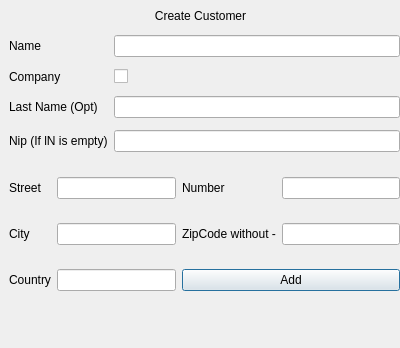
<?xml version="1.0" encoding="UTF-8"?>
<ui version="4.0">
 <class>CreateCustomerDialog</class>
 <widget class="QDialog" name="CreateCustomerDialog">
  <property name="geometry">
   <rect>
    <x>0</x>
    <y>0</y>
    <width>400</width>
    <height>348</height>
   </rect>
  </property>
  <property name="windowTitle">
   <string>Dialog</string>
  </property>
  <widget class="QWidget" name="verticalLayoutWidget">
   <property name="geometry">
    <rect>
     <x>0</x>
     <y>0</y>
     <width>401</width>
     <height>31</height>
    </rect>
   </property>
   <layout class="QVBoxLayout" name="verticalLayout">
    <item>
     <widget class="QLabel" name="label">
      <property name="text">
       <string>Create Customer</string>
      </property>
      <property name="alignment">
       <set>Qt::AlignCenter</set>
      </property>
     </widget>
    </item>
   </layout>
  </widget>
  <widget class="QWidget" name="gridLayoutWidget">
   <property name="geometry">
    <rect>
     <x>9</x>
     <y>29</y>
     <width>391</width>
     <height>131</height>
    </rect>
   </property>
   <layout class="QGridLayout" name="gridLayout">
    <item row="2" column="0">
     <widget class="QLabel" name="label_3">
      <property name="text">
       <string>Last Name (Opt)</string>
      </property>
     </widget>
    </item>
    <item row="0" column="0">
     <widget class="QLabel" name="label_2">
      <property name="text">
       <string>Name</string>
      </property>
     </widget>
    </item>
    <item row="3" column="0">
     <widget class="QLabel" name="label_4">
      <property name="text">
       <string>Nip (If lN is empty)</string>
      </property>
     </widget>
    </item>
    <item row="0" column="1">
     <widget class="QLineEdit" name="CstLblname"/>
    </item>
    <item row="3" column="1">
     <widget class="QLineEdit" name="CstLblNip">
      <property name="readOnly">
       <bool>true</bool>
      </property>
     </widget>
    </item>
    <item row="2" column="1">
     <widget class="QLineEdit" name="CstLblLastName"/>
    </item>
    <item row="1" column="1">
     <widget class="QCheckBox" name="chxCompany">
      <property name="text">
       <string/>
      </property>
     </widget>
    </item>
    <item row="1" column="0">
     <widget class="QLabel" name="label_9">
      <property name="text">
       <string>Company</string>
      </property>
     </widget>
    </item>
   </layout>
  </widget>
  <widget class="QWidget" name="gridLayoutWidget_2">
   <property name="geometry">
    <rect>
     <x>9</x>
     <y>159</y>
     <width>391</width>
     <height>151</height>
    </rect>
   </property>
   <layout class="QGridLayout" name="adrLayout">
    <item row="2" column="0">
     <widget class="QLabel" name="label_7">
      <property name="text">
       <string>Country</string>
      </property>
     </widget>
    </item>
    <item row="1" column="0">
     <widget class="QLabel" name="label_6">
      <property name="text">
       <string>City</string>
      </property>
     </widget>
    </item>
    <item row="1" column="1">
     <widget class="QLineEdit" name="AdrLblCity"/>
    </item>
    <item row="0" column="0">
     <widget class="QLabel" name="label_5">
      <property name="text">
       <string>Street</string>
      </property>
     </widget>
    </item>
    <item row="2" column="1">
     <widget class="QLineEdit" name="AdrLblCounty"/>
    </item>
    <item row="0" column="1">
     <widget class="QLineEdit" name="AdrLblStreet"/>
    </item>
    <item row="0" column="2">
     <widget class="QLabel" name="label_10">
      <property name="text">
       <string>Number</string>
      </property>
     </widget>
    </item>
    <item row="1" column="2">
     <widget class="QLabel" name="label_8">
      <property name="text">
       <string>ZipCode without -</string>
      </property>
     </widget>
    </item>
    <item row="0" column="3">
     <widget class="QLineEdit" name="AdrLblNumber"/>
    </item>
    <item row="1" column="3">
     <widget class="QLineEdit" name="AdrLblZipCode"/>
    </item>
    <item row="2" column="2" colspan="2">
     <widget class="QPushButton" name="BtnAdd">
      <property name="text">
       <string>Add</string>
      </property>
     </widget>
    </item>
   </layout>
  </widget>
  <widget class="QWidget" name="verticalLayoutWidget_2">
   <property name="geometry">
    <rect>
     <x>10</x>
     <y>310</y>
     <width>391</width>
     <height>31</height>
    </rect>
   </property>
   <layout class="QVBoxLayout" name="verticalLayout_2">
    <item>
     <widget class="QLabel" name="label_error">
      <property name="palette">
       <palette>
        <active>
         <colorrole role="WindowText">
          <brush brushstyle="SolidPattern">
           <color alpha="255">
            <red>255</red>
            <green>0</green>
            <blue>0</blue>
           </color>
          </brush>
         </colorrole>
         <colorrole role="Button">
          <brush brushstyle="SolidPattern">
           <color alpha="255">
            <red>240</red>
            <green>240</green>
            <blue>240</blue>
           </color>
          </brush>
         </colorrole>
         <colorrole role="Light">
          <brush brushstyle="SolidPattern">
           <color alpha="255">
            <red>255</red>
            <green>255</green>
            <blue>255</blue>
           </color>
          </brush>
         </colorrole>
         <colorrole role="Midlight">
          <brush brushstyle="SolidPattern">
           <color alpha="255">
            <red>227</red>
            <green>227</green>
            <blue>227</blue>
           </color>
          </brush>
         </colorrole>
         <colorrole role="Dark">
          <brush brushstyle="SolidPattern">
           <color alpha="255">
            <red>160</red>
            <green>160</green>
            <blue>160</blue>
           </color>
          </brush>
         </colorrole>
         <colorrole role="Mid">
          <brush brushstyle="SolidPattern">
           <color alpha="255">
            <red>160</red>
            <green>160</green>
            <blue>160</blue>
           </color>
          </brush>
         </colorrole>
         <colorrole role="Text">
          <brush brushstyle="SolidPattern">
           <color alpha="255">
            <red>255</red>
            <green>0</green>
            <blue>0</blue>
           </color>
          </brush>
         </colorrole>
         <colorrole role="BrightText">
          <brush brushstyle="SolidPattern">
           <color alpha="255">
            <red>255</red>
            <green>255</green>
            <blue>255</blue>
           </color>
          </brush>
         </colorrole>
         <colorrole role="ButtonText">
          <brush brushstyle="SolidPattern">
           <color alpha="255">
            <red>0</red>
            <green>0</green>
            <blue>0</blue>
           </color>
          </brush>
         </colorrole>
         <colorrole role="Base">
          <brush brushstyle="SolidPattern">
           <color alpha="255">
            <red>255</red>
            <green>255</green>
            <blue>255</blue>
           </color>
          </brush>
         </colorrole>
         <colorrole role="Window">
          <brush brushstyle="SolidPattern">
           <color alpha="255">
            <red>240</red>
            <green>240</green>
            <blue>240</blue>
           </color>
          </brush>
         </colorrole>
         <colorrole role="Shadow">
          <brush brushstyle="SolidPattern">
           <color alpha="255">
            <red>105</red>
            <green>105</green>
            <blue>105</blue>
           </color>
          </brush>
         </colorrole>
         <colorrole role="Highlight">
          <brush brushstyle="SolidPattern">
           <color alpha="255">
            <red>0</red>
            <green>120</green>
            <blue>215</blue>
           </color>
          </brush>
         </colorrole>
         <colorrole role="HighlightedText">
          <brush brushstyle="SolidPattern">
           <color alpha="255">
            <red>255</red>
            <green>255</green>
            <blue>255</blue>
           </color>
          </brush>
         </colorrole>
         <colorrole role="Link">
          <brush brushstyle="SolidPattern">
           <color alpha="255">
            <red>0</red>
            <green>0</green>
            <blue>255</blue>
           </color>
          </brush>
         </colorrole>
         <colorrole role="LinkVisited">
          <brush brushstyle="SolidPattern">
           <color alpha="255">
            <red>255</red>
            <green>0</green>
            <blue>255</blue>
           </color>
          </brush>
         </colorrole>
         <colorrole role="AlternateBase">
          <brush brushstyle="SolidPattern">
           <color alpha="255">
            <red>245</red>
            <green>245</green>
            <blue>245</blue>
           </color>
          </brush>
         </colorrole>
         <colorrole role="NoRole">
          <brush brushstyle="SolidPattern">
           <color alpha="255">
            <red>0</red>
            <green>0</green>
            <blue>0</blue>
           </color>
          </brush>
         </colorrole>
         <colorrole role="ToolTipBase">
          <brush brushstyle="SolidPattern">
           <color alpha="255">
            <red>255</red>
            <green>255</green>
            <blue>220</blue>
           </color>
          </brush>
         </colorrole>
         <colorrole role="ToolTipText">
          <brush brushstyle="SolidPattern">
           <color alpha="255">
            <red>0</red>
            <green>0</green>
            <blue>0</blue>
           </color>
          </brush>
         </colorrole>
         <colorrole role="PlaceholderText">
          <brush brushstyle="SolidPattern">
           <color alpha="128">
            <red>0</red>
            <green>0</green>
            <blue>0</blue>
           </color>
          </brush>
         </colorrole>
        </active>
        <inactive>
         <colorrole role="WindowText">
          <brush brushstyle="SolidPattern">
           <color alpha="255">
            <red>0</red>
            <green>0</green>
            <blue>0</blue>
           </color>
          </brush>
         </colorrole>
         <colorrole role="Button">
          <brush brushstyle="SolidPattern">
           <color alpha="255">
            <red>240</red>
            <green>240</green>
            <blue>240</blue>
           </color>
          </brush>
         </colorrole>
         <colorrole role="Light">
          <brush brushstyle="SolidPattern">
           <color alpha="255">
            <red>255</red>
            <green>255</green>
            <blue>255</blue>
           </color>
          </brush>
         </colorrole>
         <colorrole role="Midlight">
          <brush brushstyle="SolidPattern">
           <color alpha="255">
            <red>227</red>
            <green>227</green>
            <blue>227</blue>
           </color>
          </brush>
         </colorrole>
         <colorrole role="Dark">
          <brush brushstyle="SolidPattern">
           <color alpha="255">
            <red>160</red>
            <green>160</green>
            <blue>160</blue>
           </color>
          </brush>
         </colorrole>
         <colorrole role="Mid">
          <brush brushstyle="SolidPattern">
           <color alpha="255">
            <red>160</red>
            <green>160</green>
            <blue>160</blue>
           </color>
          </brush>
         </colorrole>
         <colorrole role="Text">
          <brush brushstyle="SolidPattern">
           <color alpha="255">
            <red>0</red>
            <green>0</green>
            <blue>0</blue>
           </color>
          </brush>
         </colorrole>
         <colorrole role="BrightText">
          <brush brushstyle="SolidPattern">
           <color alpha="255">
            <red>255</red>
            <green>255</green>
            <blue>255</blue>
           </color>
          </brush>
         </colorrole>
         <colorrole role="ButtonText">
          <brush brushstyle="SolidPattern">
           <color alpha="255">
            <red>0</red>
            <green>0</green>
            <blue>0</blue>
           </color>
          </brush>
         </colorrole>
         <colorrole role="Base">
          <brush brushstyle="SolidPattern">
           <color alpha="255">
            <red>255</red>
            <green>255</green>
            <blue>255</blue>
           </color>
          </brush>
         </colorrole>
         <colorrole role="Window">
          <brush brushstyle="SolidPattern">
           <color alpha="255">
            <red>240</red>
            <green>240</green>
            <blue>240</blue>
           </color>
          </brush>
         </colorrole>
         <colorrole role="Shadow">
          <brush brushstyle="SolidPattern">
           <color alpha="255">
            <red>105</red>
            <green>105</green>
            <blue>105</blue>
           </color>
          </brush>
         </colorrole>
         <colorrole role="Highlight">
          <brush brushstyle="SolidPattern">
           <color alpha="255">
            <red>240</red>
            <green>240</green>
            <blue>240</blue>
           </color>
          </brush>
         </colorrole>
         <colorrole role="HighlightedText">
          <brush brushstyle="SolidPattern">
           <color alpha="255">
            <red>0</red>
            <green>0</green>
            <blue>0</blue>
           </color>
          </brush>
         </colorrole>
         <colorrole role="Link">
          <brush brushstyle="SolidPattern">
           <color alpha="255">
            <red>0</red>
            <green>0</green>
            <blue>255</blue>
           </color>
          </brush>
         </colorrole>
         <colorrole role="LinkVisited">
          <brush brushstyle="SolidPattern">
           <color alpha="255">
            <red>255</red>
            <green>0</green>
            <blue>255</blue>
           </color>
          </brush>
         </colorrole>
         <colorrole role="AlternateBase">
          <brush brushstyle="SolidPattern">
           <color alpha="255">
            <red>245</red>
            <green>245</green>
            <blue>245</blue>
           </color>
          </brush>
         </colorrole>
         <colorrole role="NoRole">
          <brush brushstyle="NoBrush">
           <color alpha="255">
            <red>0</red>
            <green>0</green>
            <blue>0</blue>
           </color>
          </brush>
         </colorrole>
         <colorrole role="ToolTipBase">
          <brush brushstyle="SolidPattern">
           <color alpha="255">
            <red>255</red>
            <green>255</green>
            <blue>220</blue>
           </color>
          </brush>
         </colorrole>
         <colorrole role="ToolTipText">
          <brush brushstyle="SolidPattern">
           <color alpha="255">
            <red>0</red>
            <green>0</green>
            <blue>0</blue>
           </color>
          </brush>
         </colorrole>
         <colorrole role="PlaceholderText">
          <brush brushstyle="SolidPattern">
           <color alpha="128">
            <red>0</red>
            <green>0</green>
            <blue>0</blue>
           </color>
          </brush>
         </colorrole>
        </inactive>
        <disabled>
         <colorrole role="WindowText">
          <brush brushstyle="SolidPattern">
           <color alpha="255">
            <red>120</red>
            <green>120</green>
            <blue>120</blue>
           </color>
          </brush>
         </colorrole>
         <colorrole role="Button">
          <brush brushstyle="SolidPattern">
           <color alpha="255">
            <red>240</red>
            <green>240</green>
            <blue>240</blue>
           </color>
          </brush>
         </colorrole>
         <colorrole role="Light">
          <brush brushstyle="SolidPattern">
           <color alpha="255">
            <red>255</red>
            <green>255</green>
            <blue>255</blue>
           </color>
          </brush>
         </colorrole>
         <colorrole role="Midlight">
          <brush brushstyle="SolidPattern">
           <color alpha="255">
            <red>247</red>
            <green>247</green>
            <blue>247</blue>
           </color>
          </brush>
         </colorrole>
         <colorrole role="Dark">
          <brush brushstyle="SolidPattern">
           <color alpha="255">
            <red>160</red>
            <green>160</green>
            <blue>160</blue>
           </color>
          </brush>
         </colorrole>
         <colorrole role="Mid">
          <brush brushstyle="SolidPattern">
           <color alpha="255">
            <red>160</red>
            <green>160</green>
            <blue>160</blue>
           </color>
          </brush>
         </colorrole>
         <colorrole role="Text">
          <brush brushstyle="SolidPattern">
           <color alpha="255">
            <red>120</red>
            <green>120</green>
            <blue>120</blue>
           </color>
          </brush>
         </colorrole>
         <colorrole role="BrightText">
          <brush brushstyle="SolidPattern">
           <color alpha="255">
            <red>255</red>
            <green>255</green>
            <blue>255</blue>
           </color>
          </brush>
         </colorrole>
         <colorrole role="ButtonText">
          <brush brushstyle="SolidPattern">
           <color alpha="255">
            <red>120</red>
            <green>120</green>
            <blue>120</blue>
           </color>
          </brush>
         </colorrole>
         <colorrole role="Base">
          <brush brushstyle="SolidPattern">
           <color alpha="255">
            <red>240</red>
            <green>240</green>
            <blue>240</blue>
           </color>
          </brush>
         </colorrole>
         <colorrole role="Window">
          <brush brushstyle="SolidPattern">
           <color alpha="255">
            <red>240</red>
            <green>240</green>
            <blue>240</blue>
           </color>
          </brush>
         </colorrole>
         <colorrole role="Shadow">
          <brush brushstyle="SolidPattern">
           <color alpha="255">
            <red>0</red>
            <green>0</green>
            <blue>0</blue>
           </color>
          </brush>
         </colorrole>
         <colorrole role="Highlight">
          <brush brushstyle="SolidPattern">
           <color alpha="255">
            <red>0</red>
            <green>120</green>
            <blue>215</blue>
           </color>
          </brush>
         </colorrole>
         <colorrole role="HighlightedText">
          <brush brushstyle="SolidPattern">
           <color alpha="255">
            <red>255</red>
            <green>255</green>
            <blue>255</blue>
           </color>
          </brush>
         </colorrole>
         <colorrole role="Link">
          <brush brushstyle="SolidPattern">
           <color alpha="255">
            <red>0</red>
            <green>0</green>
            <blue>255</blue>
           </color>
          </brush>
         </colorrole>
         <colorrole role="LinkVisited">
          <brush brushstyle="SolidPattern">
           <color alpha="255">
            <red>255</red>
            <green>0</green>
            <blue>255</blue>
           </color>
          </brush>
         </colorrole>
         <colorrole role="AlternateBase">
          <brush brushstyle="SolidPattern">
           <color alpha="255">
            <red>245</red>
            <green>245</green>
            <blue>245</blue>
           </color>
          </brush>
         </colorrole>
         <colorrole role="NoRole">
          <brush brushstyle="NoBrush">
           <color alpha="255">
            <red>0</red>
            <green>0</green>
            <blue>0</blue>
           </color>
          </brush>
         </colorrole>
         <colorrole role="ToolTipBase">
          <brush brushstyle="SolidPattern">
           <color alpha="255">
            <red>255</red>
            <green>255</green>
            <blue>220</blue>
           </color>
          </brush>
         </colorrole>
         <colorrole role="ToolTipText">
          <brush brushstyle="SolidPattern">
           <color alpha="255">
            <red>0</red>
            <green>0</green>
            <blue>0</blue>
           </color>
          </brush>
         </colorrole>
         <colorrole role="PlaceholderText">
          <brush brushstyle="SolidPattern">
           <color alpha="128">
            <red>0</red>
            <green>0</green>
            <blue>0</blue>
           </color>
          </brush>
         </colorrole>
        </disabled>
       </palette>
      </property>
      <property name="text">
       <string/>
      </property>
     </widget>
    </item>
   </layout>
  </widget>
 </widget>
 <resources/>
 <connections/>
</ui>
